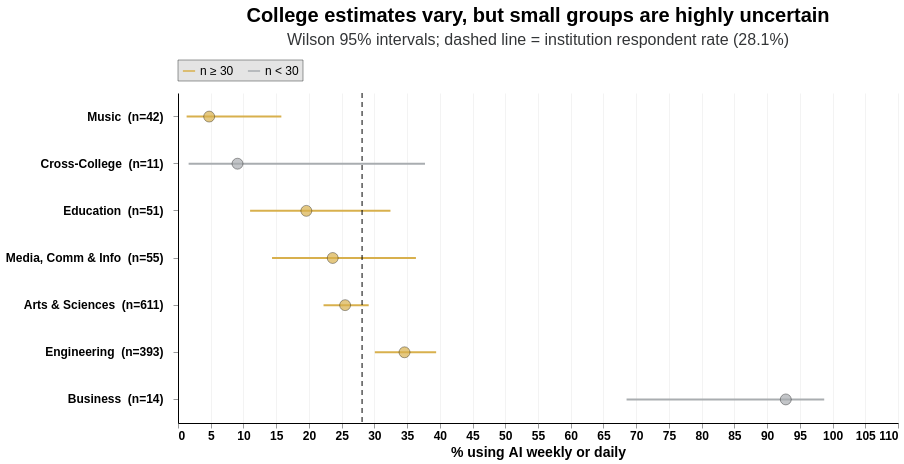

Source (notebook cell):
### Markdown cell above
## 4. Diagnostic appendix

The following checks support interview questions but do not need to appear in the main deck.
They quantify uncertainty in small college samples and test whether the college pattern is
primarily a composition effect from `LEVEL_GRAD`.

### Code cell
# Weekly-or-more use by college with Wilson 95% intervals and explicit sample-size signaling.
college_weekly = (
    ai_respondents.groupby(["COLLEGE_CODE1", "COLLEGE_NAME1"], observed=True)
    .agg(
        Respondents=(FREQUENCY, "size"),
        Weekly=("weekly_or_more", "sum"),
        Percent=("weekly_or_more", "mean"),
    )
    .reset_index()
)
college_weekly["Percent"] *= 100

z = 1.96
p = college_weekly["Weekly"] / college_weekly["Respondents"]
denominator = 1 + z**2 / college_weekly["Respondents"]
center = (p + z**2 / (2 * college_weekly["Respondents"])) / denominator
half_width = (
    z
    * np.sqrt(
        p * (1 - p) / college_weekly["Respondents"]
        + z**2 / (4 * college_weekly["Respondents"] ** 2)
    )
    / denominator
)
college_weekly["Lower"] = 100 * (center - half_width)
college_weekly["Upper"] = 100 * (center + half_width)
college_weekly["College"] = college_weekly["COLLEGE_NAME1"].map(COLLEGE_SHORT)
college_weekly["CollegeLabel"] = college_weekly.apply(
    lambda row: f"{row['College']}  (n={row['Respondents']:,})", axis=1
)
college_weekly["SampleFlag"] = np.where(
    college_weekly["Respondents"].ge(30), "n ≥ 30", "n < 30"
)
college_sort = college_weekly.sort_values("Percent")["CollegeLabel"].tolist()
institution_weekly = 100 * ai_respondents["weekly_or_more"].mean()

intervals = (
    alt.Chart(college_weekly)
    .mark_rule(strokeWidth=2)
    .encode(
        y=alt.Y("CollegeLabel:N", sort=college_sort, title=None),
        x=alt.X("Lower:Q", title="% using AI weekly or daily", scale=alt.Scale(domain=[0, 105])),
        x2="Upper:Q",
        color=alt.Color(
            "SampleFlag:N",
            scale=alt.Scale(
                domain=["n ≥ 30", "n < 30"],
                range=[CU_GOLD, "#A9ADB0"],
            ),
            legend=alt.Legend(title=None),
        ),
    )
)
points = (
    alt.Chart(college_weekly)
    .mark_circle(size=120, stroke=CU_BLACK, strokeWidth=0.5)
    .encode(
        y=alt.Y("CollegeLabel:N", sort=college_sort),
        x="Percent:Q",
        color=alt.Color(
            "SampleFlag:N",
            scale=alt.Scale(domain=["n ≥ 30", "n < 30"], range=[CU_GOLD, "#A9ADB0"]),
            legend=None,
        ),
        tooltip=[
            "College:N",
            "Respondents:Q",
            "Weekly:Q",
            alt.Tooltip("Percent:Q", format=".1f"),
            alt.Tooltip("Lower:Q", format=".1f"),
            alt.Tooltip("Upper:Q", format=".1f"),
        ],
    )
)
institution_rule = (
    alt.Chart(pd.DataFrame({"Percent": [institution_weekly]}))
    .mark_rule(color=CU_BLACK, strokeDash=[5, 4])
    .encode(x="Percent:Q")
)

college_chart = style_chart(
    (intervals + points + institution_rule).properties(
        width=720,
        height=330,
        title=alt.Title(
            "College estimates vary, but small groups are highly uncertain",
            subtitle=f"Wilson 95% intervals; dashed line = institution respondent rate ({institution_weekly:.1f}%)",
        ),
    )
)
college_chart

### Figure 1 — Vega-Lite specification as saved in the notebook (floating-point values rounded to 4 significant figures)
{"config": {"view": {"continuousWidth": 300, "continuousHeight": 300, "stroke": null}, "axis": {"domain": true, "domainColor": "#000000", "domainWidth": 1, "gridColor": "#D9D9D9", "gridOpacity": 0.33, "labelFont": "Arial", "labelFontSize": 12, "labelFontWeight": 600, "tickColor": "#333537", "tickWidth": 0.5, "ticks": true, "titleFont": "Arial", "titleFontSize": 14, "titleFontWeight": "bold"}, "axisX": {"orient": "bottom"}, "axisY": {"labelLimit": 500, "labelPadding": 10, "orient": "left"}, "legend": {"direction": "horizontal", "fillColor": "#E4E4E4", "labelFont": "Arial", "labelFontSize": 12, "offset": 12, "orient": "top", "padding": 4, "strokeColor": "#333537", "strokeWidth": 0.5, "symbolSize": 150, "title": null}, "title": {"align": "center", "anchor": "middle", "color": "#000000", "font": "Arial", "fontSize": 20, "fontWeight": "bolder", "frame": "group", "offset": 12, "subtitleColor": "#333537", "subtitleFont": "Arial", "subtitleFontSize": 16, "subtitlePadding": 6}}, "layer": [{"mark": {"type": "rule", "strokeWidth": 2}, "encoding": {"color": {"field": "SampleFlag", "legend": {"title": null}, "scale": {"domain": ["n ≥ 30", "n < 30"], "range": ["#D8B04D", "#A9ADB0"]}, "type": "nominal"}, "x": {"field": "Lower", "scale": {"domain": [0, 105]}, "title": "% using AI weekly or daily", "type": "quantitative"}, "x2": {"field": "Upper"}, "y": {"field": "CollegeLabel", "sort": ["Music  (n=42)", "Cross-College  (n=11)", "Education  (n=51)", "Media, Comm & Info  (n=55)", "Arts & Sciences  (n=611)", "Engineering  (n=393)", "Business  (n=14)"], "title": null, "type": "nominal"}}}, {"mark": {"type": "circle", "size": 120, "stroke": "#000000", "strokeWidth": 0.5}, "encoding": {"color": {"field": "SampleFlag", "legend": null, "scale": {"domain": ["n ≥ 30", "n < 30"], "range": ["#D8B04D", "#A9ADB0"]}, "type": "nominal"}, "tooltip": [{"field": "College", "type": "nominal"}, {"field": "Respondents", "type": "quantitative"}, {"field": "Weekly", "type": "quantitative"}, {"field": "Percent", "format": ".1f", "type": "quantitative"}, {"field": "Lower", "format": ".1f", "type": "quantitative"}, {"field": "Upper", "format": ".1f", "type": "quantitative"}], "x": {"field": "Percent", "type": "quantitative"}, "y": {"field": "CollegeLabel", "sort": ["Music  (n=42)", "Cross-College  (n=11)", "Education  (n=51)", "Media, Comm & Info  (n=55)", "Arts & Sciences  (n=611)", "Engineering  (n=393)", "Business  (n=14)"], "type": "nominal"}}}, {"data": {"name": "data-41e2fcdd3b0a34050ba6c1a6a7f264fe"}, "mark": {"type": "rule", "color": "#000000", "strokeDash": [5, 4]}, "encoding": {"x": {"field": "Percent", "type": "quantitative"}}}], "data": {"name": "data-f5c8fc77923521e27b6bc1df63f8339e"}, "height": 330, "title": {"text": "College estimates vary, but small groups are highly uncertain", "subtitle": "Wilson 95% intervals; dashed line = institution respondent rate (28.1%)"}, "width": 720, "$schema": "https://vega.github.io/schema/vega-lite/v6.4.1.json", "datasets": {"data-f5c8fc77923521e27b6bc1df63f8339e": [{"COLLEGE_CODE1": "ARSC", "COLLEGE_NAME1": "College of Arts & Sciences", "Respondents": 611, "Weekly": 156, "Percent": 25.53, "Lower": 22.23, "Upper": 29.13, "College": "Arts & Sciences", "CollegeLabel": "Arts & Sciences  (n=611)", "SampleFlag": "n ≥ 30"}, {"COLLEGE_CODE1": "BUSN", "COLLEGE_NAME1": "Leeds School of Business", "Respondents": 14, "Weekly": 13, "Percent": 92.86, "Lower": 68.53, "Upper": 98.73, "College": "Business", "CollegeLabel": "Business  (n=14)", "SampleFlag": "n < 30"}, {"COLLEGE_CODE1": "CMCI", "COLLEGE_NAME1": "College of Media, Comm & Info", "Respondents": 55, "Weekly": 13, "Percent": 23.64, "Lower": 14.37, "Upper": 36.35, "College": "Media, Comm & Info", "CollegeLabel": "Media, Comm & Info  (n=55)", "SampleFlag": "n ≥ 30"}, {"COLLEGE_CODE1": "CRSS", "COLLEGE_NAME1": "Cross-College Programs", "Respondents": 11, "Weekly": 1, "Percent": 9.091, "Lower": 1.623, "Upper": 37.74, "College": "Cross-College", "CollegeLabel": "Cross-College  (n=11)", "SampleFlag": "n < 30"}, {"COLLEGE_CODE1": "EDUC", "COLLEGE_NAME1": "School of Education", "Respondents": 51, "Weekly": 10, "Percent": 19.61, "Lower": 11.02, "Upper": 32.46, "College": "Education", "CollegeLabel": "Education  (n=51)", "SampleFlag": "n ≥ 30"}, {"COLLEGE_CODE1": "ENGR", "COLLEGE_NAME1": "College of Engr & Applied Sci", "Respondents": 393, "Weekly": 136, "Percent": 34.61, "Lower": 30.07, "Upper": 39.44, "College": "Engineering", "CollegeLabel": "Engineering  (n=393)", "SampleFlag": "n ≥ 30"}, {"COLLEGE_CODE1": "MUSC", "COLLEGE_NAME1": "College of Music", "Respondents": 42, "Weekly": 2, "Percent": 4.762, "Lower": 1.316, "Upper": 15.79, "College": "Music", "CollegeLabel": "Music  (n=42)", "SampleFlag": "n ≥ 30"}], "data-41e2fcdd3b0a34050ba6c1a6a7f264fe": [{"Percent": 28.12}]}}
